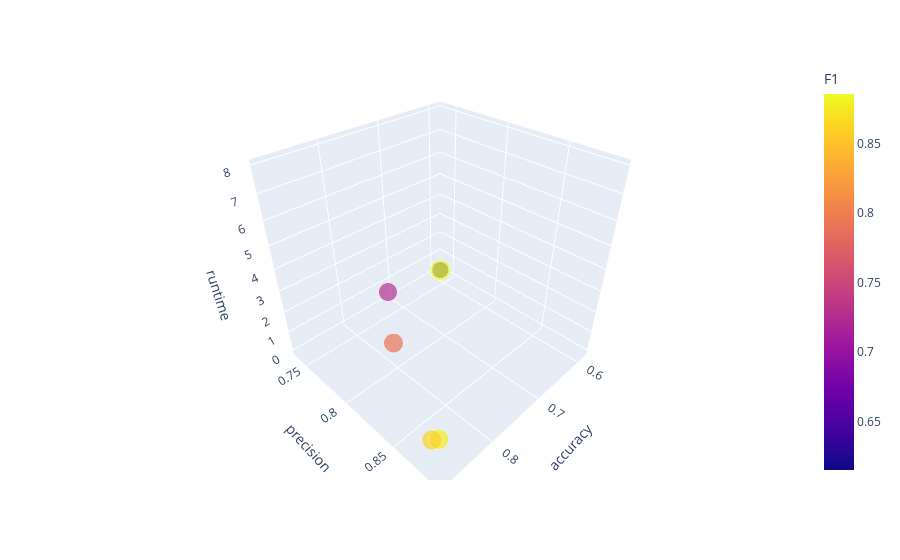

Notebook cell for this chart:
### Code cell
# Create 3D Scatter plot to view model performance
fig = px.scatter_3d(score_df, x='accuracy', y='precision', z='runtime',
              color='F1',size='recall',hover_name='name')
fig.show()

### Figure 1 — Plotly figure (JSON) as saved in the notebook; plotly's stock layout.template omitted (floating-point values rounded to 4 significant figures)
{"data": [{"hovertemplate": "<b>%{hovertext}</b><br><br>accuracy=%{x}<br>precision=%{y}<br>runtime=%{z}<br>recall=%{marker.size}<br>F1=%{marker.color}<extra></extra>", "hovertext": ["MLP Neural Network", "Random Forest", "K-Nearest Neighbors", "Decision Tree", "Gaussian Naive Bayes", "Convolution Neural Network"], "legendgroup": "", "marker": {"color": [0.7293, 0.8788, 0.8591, 0.7914, 0.615, 0.8856], "coloraxis": "coloraxis", "size": [0.725, 0.8774, 0.8577, 0.792, 0.5856, 0.8858], "sizemode": "area", "sizeref": 0.002214, "symbol": "circle"}, "mode": "markers", "name": "", "scene": "scene", "showlegend": false, "type": "scatter3d", "x": [0.725, 0.8774, 0.8577, 0.792, 0.5856, 0.8858], "y": [0.7458, 0.8815, 0.8658, 0.7913, 0.7375, 0.8873], "z": [0.8879, 1.344, 0.0002161, 0.6364, 0.009198, 7.934]}], "layout": {"coloraxis": {"colorbar": {"title": {"text": "F1"}}, "colorscale": [[0, "#0d0887"], [0.1111, "#46039f"], [0.2222, "#7201a8"], [0.3333, "#9c179e"], [0.4444, "#bd3786"], [0.5556, "#d8576b"], [0.6667, "#ed7953"], [0.7778, "#fb9f3a"], [0.8889, "#fdca26"], [1, "#f0f921"]]}, "legend": {"itemsizing": "constant", "tracegroupgap": 0}, "margin": {"t": 60}, "scene": {"domain": {"x": [0, 1], "y": [0, 1]}, "xaxis": {"title": {"text": "accuracy"}}, "yaxis": {"title": {"text": "precision"}}, "zaxis": {"title": {"text": "runtime"}}}}}
